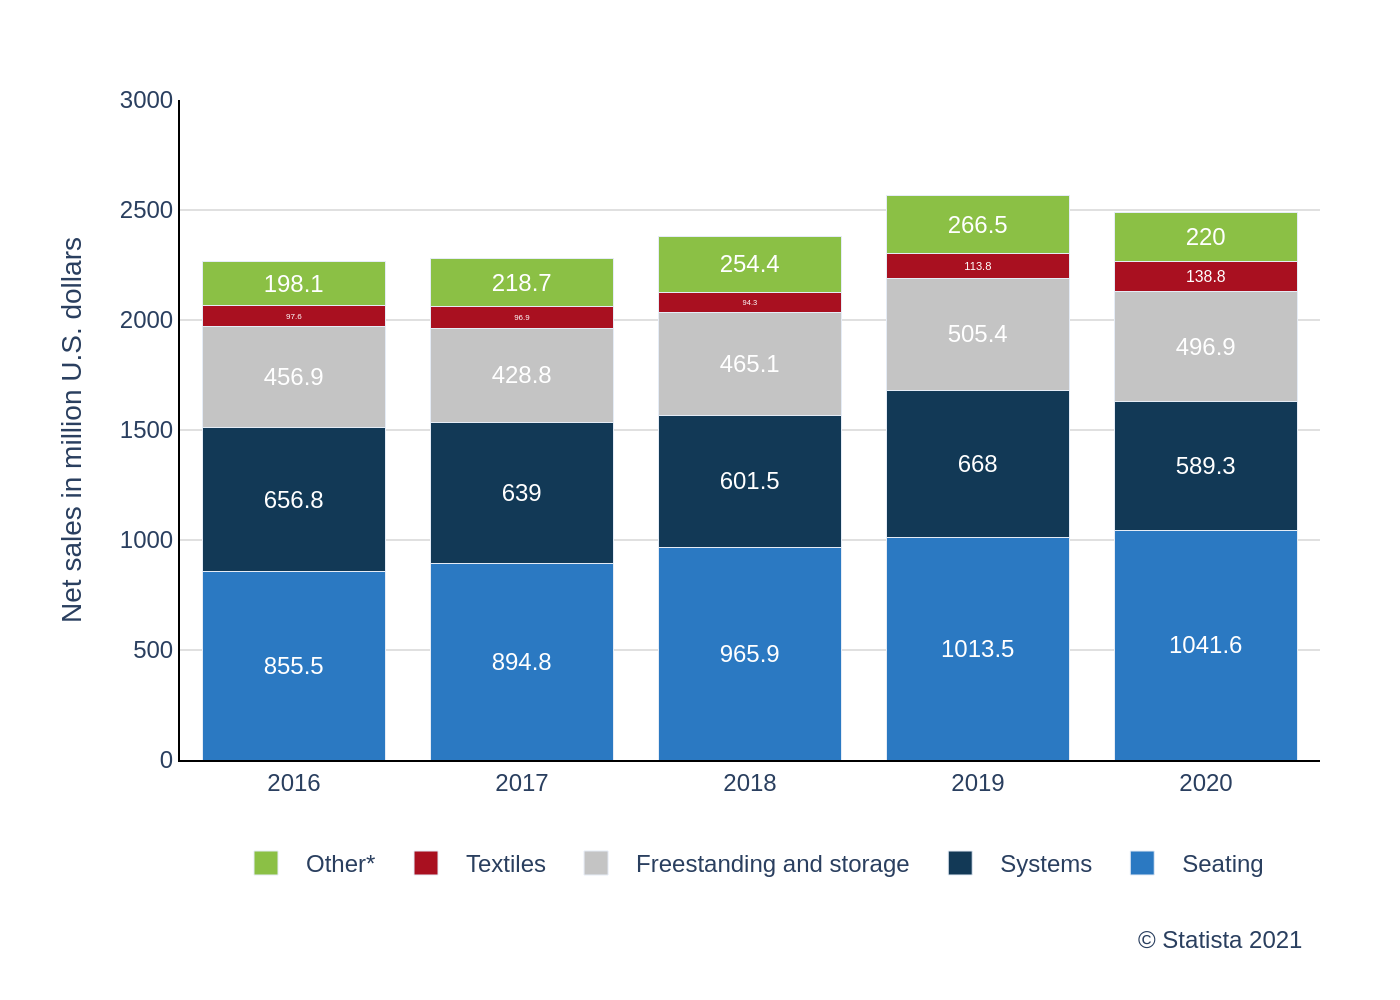

Recreate this plot in Python.
import sys
import json
import os
import plotly.graph_objects as go

if len(sys.argv) != 2:
    print("Usage: python recreate_chart.py <path_to_json_file>")
    sys.exit(1)

json_file_path = sys.argv[1]

try:
    with open(json_file_path, 'r', encoding='utf-8') as f:
        chart_info = json.load(f)
except FileNotFoundError:
    print(f"Error: File not found at {json_file_path}")
    sys.exit(1)
except json.JSONDecodeError:
    print(f"Error: Could not decode JSON from {json_file_path}")
    sys.exit(1)

data = chart_info['chart_data']
texts = chart_info['texts']
colors = chart_info['colors']
categories = data['categories']
series_data = data['series']

fig = go.Figure()

for i, series in enumerate(series_data):
    fig.add_trace(go.Bar(
        x=categories,
        y=series['data'],
        name=series['name'],
        marker_color=colors[i],
        text=series['data'],
        textposition='inside',
        insidetextanchor='middle',
        textfont=dict(
            family="Arial",
            size=12,
            color='white'
        ),
        hovertemplate='%{y}<extra></extra>'
    ))

title_text = ""
if texts.get("title"):
    title_text += f'<b>{texts["title"]}</b>'
if texts.get("subtitle"):
    title_text += f'<br><i>{texts["subtitle"]}</i>' if title_text else f'<i>{texts["subtitle"]}</i>'

fig.update_layout(
    barmode='stack',
    title=dict(
        text=title_text,
        x=0.05,
        xanchor='left',
        y=0.95,
        yanchor='top'
    ),
    xaxis=dict(
        title_text=texts.get('x_axis_title'),
        tickfont=dict(size=12),
        showgrid=False,
        linecolor='black',
        linewidth=1
    ),
    yaxis=dict(
        title_text=texts.get('y_axis_title'),
        range=[0, 3000],
        dtick=500,
        showgrid=True,
        gridcolor='#e0e0e0',
        linecolor='black',
        linewidth=1,
        zeroline=False
    ),
    legend=dict(
        orientation='h',
        yanchor='bottom',
        y=-0.2,
        xanchor='center',
        x=0.5
    ),
    plot_bgcolor='white',
    paper_bgcolor='white',
    font=dict(family="Arial", size=12),
    margin=dict(l=90, r=40, t=50, b=120)
)

if texts.get("source"):
    fig.add_annotation(
        text=texts['source'],
        align='right',
        showarrow=False,
        xref='paper',
        yref='paper',
        x=0.99,
        y=-0.3,
        xanchor='right',
        yanchor='bottom'
    )

base_filename = os.path.splitext(os.path.basename(json_file_path))[0]
output_filename = f"{base_filename}.png"

fig.write_image(output_filename, scale=2)

print(f"Chart saved to {output_filename}")
